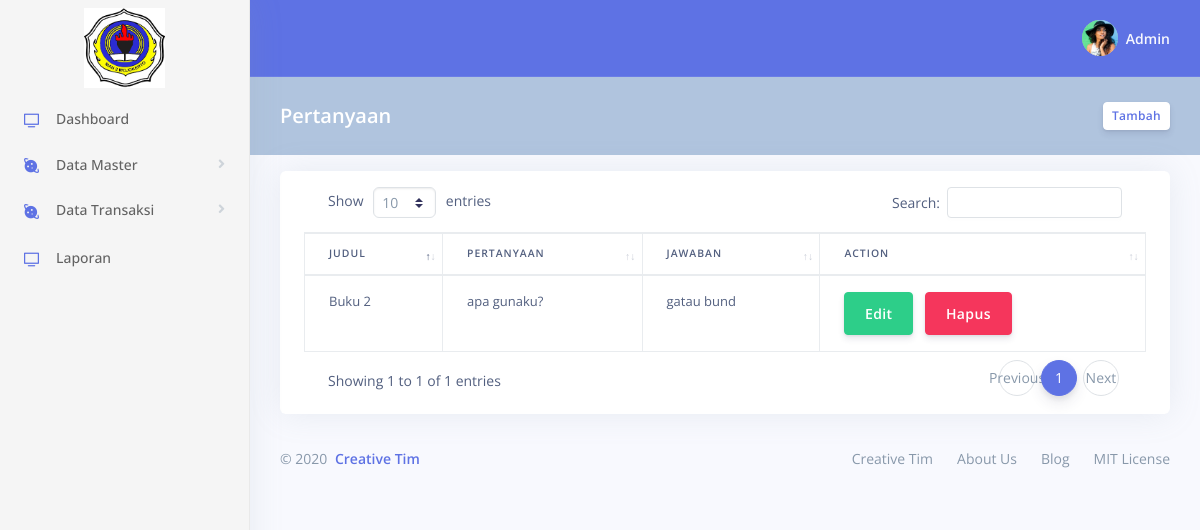
The app's page /admin/MPertanyaan.php with its own data.
### tables this page shows
CREATE TABLE `pertanyaan` (
  `id_pertanyaan` varchar(10) NOT NULL,
  `id_koleksi` varchar(10) NOT NULL,
  `pertanyaan` varchar(1000) NOT NULL,
  `jawaban` varchar(1000) NOT NULL,
  `status` varchar(20) DEFAULT NULL
);

CREATE TABLE `koleksi` (
  `id_koleksi` varchar(10) NOT NULL,
  `id_kategori` varchar(10) NOT NULL,
  `judul` varchar(100) NOT NULL,
  `nama_pengarang` varchar(100) NOT NULL,
  `penerbit` varchar(100) NOT NULL,
  `tahun_terbit` date NOT NULL,
  `cover` varchar(100) DEFAULT NULL,
  `file` varchar(100) DEFAULT NULL
);

### admin/MPertanyaan.php (the view, shortened to what this page needs)
<!DOCTYPE html>
<html>
<head>
<?php include "css-script.php"; ?>
</head>
<body>
	<?php include "sidebar.php"; ?>
	<div class="main-content" id="panel">
		<?php include "navbar.php"; ?>
		<div class="header bg-primary" style="background-color: #B0C4DE !important">
			<div class="container-fluid">
				<div class="header-body">
					<div class="row align-items-center py-4">
						<div class="col-lg-6 col-7">
							<h6 class="h2 text-white d-inline-block mb-0">Pertanyaan</h6>
						</div>
						<div class="col-lg-6 col-5 text-right">
							<a href="#" class="btn btn-sm btn-neutral" data-toggle="modal"
								data-target="#ModalTambah">Tambah</a>
						</div>
					</div>
				</div>
			</div>
		</div>
		<div class="container-fluid mt-3">
			<div class="row">
				<div class="col-xl-12 col-md-12">
					<div class="card card-stats">
						<div class="card-body table-responsive">
							<table id="myTable" class="table table-bordered">
								<thead>
									<tr>
										<th>Judul</th>
										<th>Pertanyaan</th>
										<th>Jawaban</th>
										<th>Action</th>
									</tr>
								</thead>
								<tbody>
									<?php
									$query = mysqli_query($conn, "SELECT * FROM pertanyaan p join koleksi k ON p.id_koleksi = k.id_koleksi");
									while ($row = mysqli_fetch_array($query)) {
									?>
									<tr>
										<td><?php echo $row['judul'] ?></td>
										<td><?php echo $row['pertanyaan'] ?></td>
										<td><?php echo $row['jawaban'] ?></td>
										<td>
											<button class="btn btn-success btnEdit" data-toggle="modal"
												data-target="#ModalEdit"
												data-id="<?php echo $row['id_pertanyaan'] ?>">Edit</button>
											<button class="btn btn-danger btnHapus" data-toggle="modal" data-target="#ModalHapus" data-id="<?php echo $row['id_pertanyaan'] ?>">Hapus</button>
										</td>
									</tr>
									<?php } ?>
									</tbody>
								</table>
							</div>
						</div>
					</div>
				</div>
			<?php include "footer.php"; ?>
		</div>
	</div>
</body>
</html>

### records on screen
pertanyaan: id_koleksi.judul "Buku 2", pertanyaan "apa gunaku?", jawaban "gatau bund"
